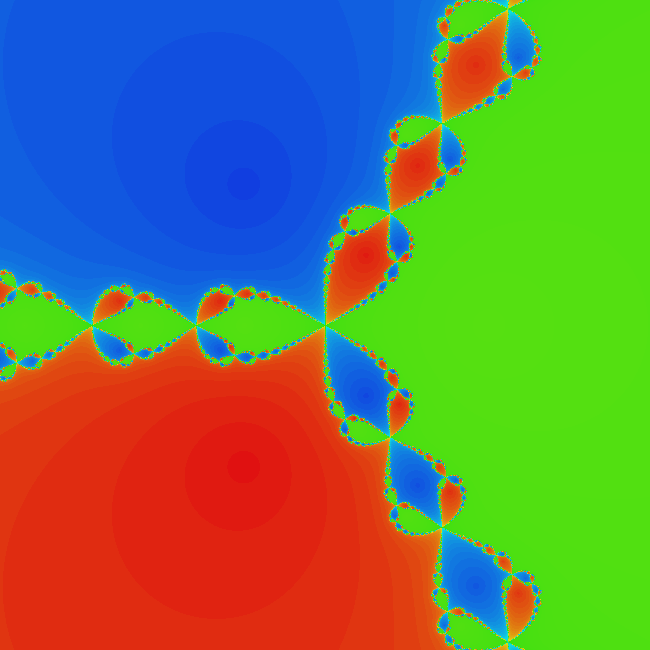
Frame 1 (no input)
Frame 60 (the mouse pressed at the canvas centre just before this capture): identical to frame 1, image omitted
Frame 120 (the mouse held since frame 60 and released just before this capture): identical to frame 1, image omitted

The Processing sketch that drew this single still picture (run headless with seeded random() and noise(); from frame 60 on, the mouse is pressed at the canvas centre):

// Processing sketch: Basin_4_animated
// ── Basin_4_animated.pde
class Complex{
    public float real,img;
    public Complex(float a,float b){
        real = a;
        img = b;
    }
    void num_mul(float x){ this.real *= x; this.img *= x; }
    Complex add(Complex x){ return new Complex(this.real+x.real,this.img+x.img); }
    Complex minus(Complex x){ return new Complex(this.real-x.real,this.img-x.img); }
    Complex product(Complex x){ return new Complex(this.real*x.real-this.img*x.img,this.img*x.real+this.real*x.img); }
    Complex divide(Complex x){
      float mod2 = x.real*x.real+x.img*x.img;
      Complex p = x; p.img *= -1;
      Complex t = this.product(p);
      t.real /= mod2;
      t.img /= mod2;
      return t;
    }
    float MOD(){ return sqrt(this.real*this.real+this.img*this.img); }
};

final int maxIterations = 100;
final float range = 2;

float factorX = 0, factorY = 0;
float startX = -range, startY = -range, endX = range, endY = range;

boolean mouseLocked = false;

Complex N(Complex z){
  Complex z3 = z.product(z.product(z));
  z3.num_mul(2.0);
  z3.real += 1.0;
  Complex z2 = z.product(z);
  z2.num_mul(3.0);
  return z3.divide(z2);
}

void mousePressed() { mouseLocked = true; }
void mouseReleased() { mouseLocked = false; }

void mouseDragged() {
  if(mouseLocked) {
    float bx = pmouseX-mouseX;
    float by = pmouseY-mouseY;
    
    factorX += bx/100.0;
    factorY += by/100.0;
    
    //startX += bx; startY += by;
    //endX -= bx; endY -= by;
  }
}

final Complex root1 = new Complex(1.0,0), //blue
              root2 = new Complex(-0.5,pow(3,0.5)*(-0.5)), //green
              root3 = new Complex(-0.5,pow(3,0.5)*(0.5)); //red

final float epsilon = 0.01;
        
boolean closeTo(Complex a,Complex b){
  float d = a.minus(b).MOD();
  return (d<=epsilon);
}

float Distance(Complex a,Complex b){
   Complex c = a.minus(b);
   return c.MOD();
}

void drawPlane(){
  float val = 0;
  
  loadPixels();
  
  for(int i=0;i<650;i++){
    for(int j=0;j<650;j++){
      float a = map(i,0+factorX,650+factorX,startX+factorX,endX+factorX),
            b = map(j,0+factorY,650+factorY,startY+factorY,endY+factorY);
      Complex c2 = new Complex(a,b);
      int n = 0;
      boolean x = false, y = false, z = false;
      for(;n<maxIterations;n++){
         c2 = N(c2);
         if(closeTo(c2,root1)){
           x = true;
           break;
         }
         if(closeTo(c2,root2)){
           y = true;
           break;
         }
         if(closeTo(c2,root3)){
           z = true;
           break;
         }
      }
            
      if(x) val = map(n,0,maxIterations,100,138); //green
      else if(y) val = map(n,0,maxIterations,227,213)*float(maxIterations-n)/float(maxIterations); //blue
      else if(z) val = map(n,0,maxIterations,255,300)*(float(n)/float(maxIterations)); //red
      
      pixels[i+j*650] = color(val,92,88);
    }
  }
    
  updatePixels();
}

void setup(){    
  size(650,650);
  surface.setTitle("Complex Fractals");
  surface.setResizable(false);
  
  colorMode(HSB, 360,100,100);
  pixelDensity(1);
  
  drawPlane();
  //save("./Basin4.png");
}

void draw(){
  clear();
  drawPlane();
}

void keyReleased() {
  if (key == 's' || key == 'S') save("./IMG.png");
}
